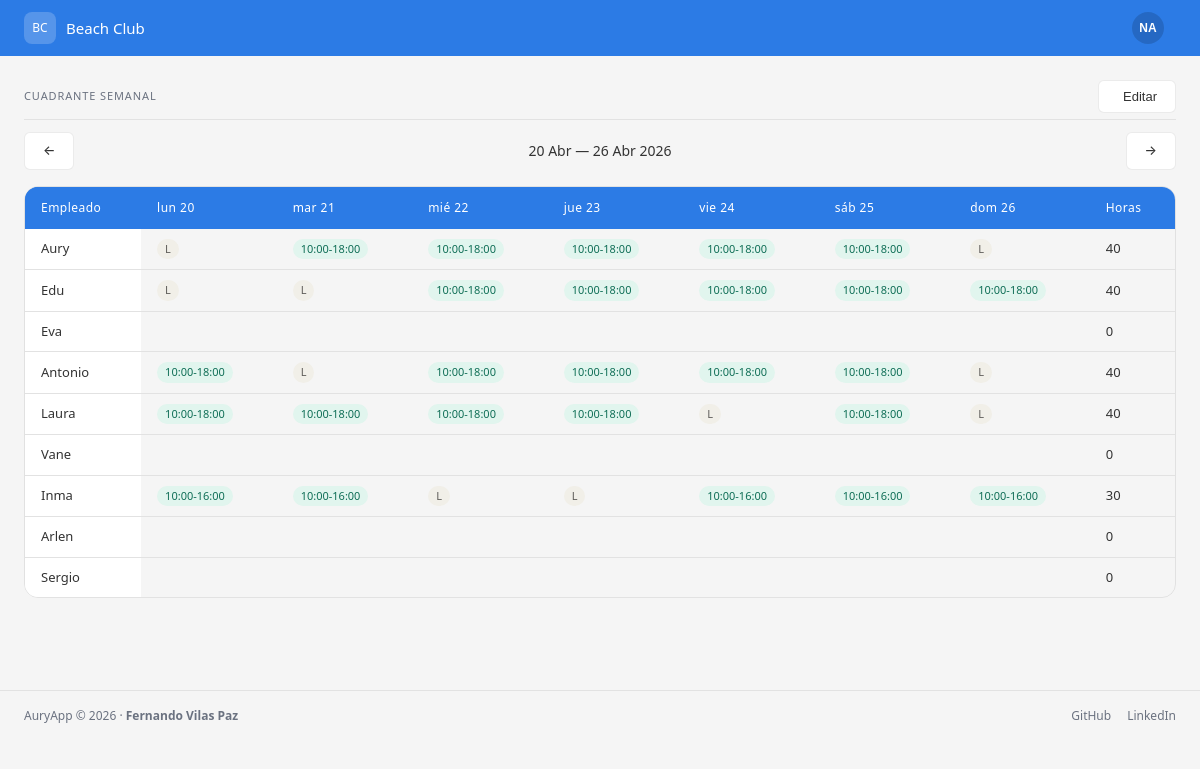
Page /personal/cuadrante/ (signed in) on the committed database.
### personal/models.py (models this page shows, shortened)
class Empleado(models.Model):
    CONTRATO_CHOICES = [
        ('indefinido', 'Indefinido'),
        ('temporal', 'Temporal'),
        ('fijo_discontinuo', 'Fijo discontinuo'),
        ('obra_servicio', 'Obra y servicio'),
        ('practicas', 'Prácticas'),
    ]
    ROL_CHOICES = [
        ('maitre', 'Maître'),
        ('segundo_maitre', 'Segundo Maître'),
        ('jefe_sector', 'Jefe de sector'),
        ('camarero', 'Camarero'),
        ('ayudante_camarero', 'Ayudante de camarero'),
    ]
    nombre = models.CharField(max_length=100)
    apellidos = models.CharField(max_length=100, blank=True)
    rol = models.CharField(max_length=20, choices=ROL_CHOICES)
    telefono = models.CharField(max_length=20, blank=True)
    email = models.EmailField(blank=True)
    fecha_nacimiento = models.DateField(null=True, blank=True)
    activo = models.BooleanField(default=True)
    posicion = models.PositiveIntegerField(default=0)
    tipo_contrato = models.CharField(max_length=20, choices=CONTRATO_CHOICES, blank=True)
    fecha_vencimiento = models.DateField(null=True, blank=True)
    class Meta:
        verbose_name = 'Empleado'
        verbose_name_plural = 'Empleados'
        ordering = ['posicion', 'nombre']

class Turno(models.Model):
    ESTADO_CHOICES = [
        ('trabajo', 'Trabajo'),
        ('libre', 'Día libre'),
        ('inamovible', 'Inamovible'),
        ('vacaciones', 'Vacaciones'),
        ('libre_vacaciones', 'Libre vacaciones'),
        ('finde_largo', 'Finde largo'),
        ('baja', 'Baja'),
    ]
    empleado = models.ForeignKey(Empleado, on_delete=models.CASCADE, related_name='turnos')
    fecha = models.DateField()
    hora_inicio = models.TimeField(null=True, blank=True)
    hora_fin = models.TimeField(null=True, blank=True)
    horas = models.PositiveIntegerField(default=0)
    estado = models.CharField(max_length=20, choices=ESTADO_CHOICES, default='trabajo')
    espacio = models.ForeignKey(Espacio, on_delete=models.SET_NULL, null=True, blank=True, related_name='turnos')
    class Meta:
        verbose_name = 'Turno'
        verbose_name_plural = 'Turnos'
        ordering = ['fecha', 'empleado']

### personal/views.py (the view)
# urls.py: path('cuadrante/', views.cuadrante, name='cuadrante'),
@login_required(login_url='/login/')
def cuadrante(request):
    semana_param = request.GET.get('semana')
    if semana_param:
        try:
            año, mes, dia = semana_param.split('-')
            hoy = date(int(año), int(mes), int(dia))
        except:
            hoy = timezone.now().date()
    else:
        hoy = timezone.now().date()
    lunes = hoy - timedelta(days=hoy.weekday())
    domingo = lunes + timedelta(days=6)
    dias = [lunes + timedelta(days=i) for i in range(7)]
    semana_anterior = (lunes - timedelta(days=7)).strftime('%Y-%m-%d')
    semana_siguiente = (lunes + timedelta(days=7)).strftime('%Y-%m-%d')
    empleados = Empleado.objects.filter(activo=True).order_by('posicion', 'nombre')
    turnos = Turno.objects.filter(
        fecha__gte=lunes,
        fecha__lte=domingo
    ).select_related('empleado')
    turno_map = {}
    for turno in turnos:
        turno_map[(turno.empleado.id, turno.fecha)] = turno
    rows = []
    for empleado in empleados:
        cells = []
        horas_total = 0
        for dia in dias:
            turno = turno_map.get((empleado.id, dia))
            if turno and turno.estado == 'trabajo':
                horas_total += turno.horas
            cells.append({'dia': dia, 'turno': turno})
        rows.append({'empleado': empleado, 'cells': cells, 'horas_total': horas_total})
    ids_con_turno = {t.empleado.id for t in turnos}
    empleados_disponibles = [e for e in empleados if e.id not in ids_con_turno]
    context = {
        'dias': dias,
        'rows': rows,
        'lunes': lunes,
        'domingo': domingo,
        'semana_anterior': semana_anterior,
        'semana_siguiente': semana_siguiente,
        'estados': Turno.ESTADO_CHOICES,
        'empleados_disponibles': empleados_disponibles,
        'todos_empleados': empleados,
    }
    return render(request, 'personal/cuadrante.html', context)

### personal/templates/personal/cuadrante.html (shortened to what this page needs)
{% extends 'core/base.html' %}
{% load static %}
{% block content %}
<div class="bc-section">
  <div class="bc-section-header">
    <span class="bc-section-header-title">Cuadrante semanal</span>
    <div class="bc-flex bc-gap-8">
      <button id="btn-edit-mode" class="bc-btn bc-btn-secondary">
         Editar
      </button>
    </div>
  </div>
  <div class="bc-section-nav">
    <a href="?semana={{ semana_anterior }}" class="bc-btn bc-btn-secondary">&#8592;</a>
    <span class="bc-section-nav-title">{{ lunes|date:"d M" }} — {{ domingo|date:"d M Y" }}</span>
    <a href="?semana={{ semana_siguiente }}" class="bc-btn bc-btn-secondary">&#8594;</a>
  </div>
  <div class="bc-table-wrapper">
    <table class="bc-table" id="cuadrante-table">
      <thead>
        <tr>
          <th>Empleado</th>
          {% for dia in dias %}
          <th>{{ dia|date:"D d" }}</th>
          {% endfor %}
          <th>Horas</th>
        </tr>
      </thead>
      <tbody>
        {% for row in rows %}
        <tr>
          <td class="bc-table-name">{{ row.empleado.nombre }}</td>
          {% for cell in row.cells %}
          <td class="editable"
              data-empleado="{{ row.empleado.id }}"
              data-nombre="{{ row.empleado.nombre }}"
              data-fecha="{{ cell.dia|date:'Y-m-d' }}"
              data-fecha-display="{{ cell.dia|date:'D d M' }}"
              {% if cell.turno %}
              data-turno-id="{{ cell.turno.pk }}"
              data-estado="{{ cell.turno.estado }}"
              data-hora-inicio="{{ cell.turno.hora_inicio|time:'H:i' }}"
              data-hora-fin="{{ cell.turno.hora_fin|time:'H:i' }}"
              data-horas="{{ cell.turno.horas }}"
              {% endif %}>
            {% if cell.turno %}
              {% if cell.turno.estado == 'trabajo' %}
                <span class="bc-badge bc-badge-green">{{ cell.turno.hora_inicio|time:"H:i" }}-{{ cell.turno.hora_fin|time:"H:i" }}</span>
              {% elif cell.turno.estado == 'libre' %}
                <span class="bc-badge bc-badge-gray">L</span>
              {% elif cell.turno.estado == 'vacaciones' %}
                <span class="bc-badge bc-badge-amber">V</span>
              {% elif cell.turno.estado == 'inamovible' %}
                <span class="bc-badge bc-badge-red">LI</span>
              {% elif cell.turno.estado == 'libre_vacaciones' %}
                <span class="bc-badge bc-badge-blue">LV</span>
              {% elif cell.turno.estado == 'finde_largo' %}
                <span class="bc-badge bc-badge-blue">FL</span>
              {% elif cell.turno.estado == 'baja' %}
                <span class="bc-badge bc-badge-red">B</span>
              {% endif %}
            {% endif %}
          </td>
          {% endfor %}
          <td id="horas-{{ row.empleado.id }}">{{ row.horas_total }}</td>
        </tr>
        {% endfor %}
      </tbody>
    </table>
  </div>
</div>
{% endblock %}

### core/templates/core/base.html (shortened to what this page needs)
{% load static %}
<!DOCTYPE html>
<html lang="es">
<head>
  <link rel="stylesheet" href="https://cdn.jsdelivr.net/npm/@tabler/icons-webfont@2.47.0/tabler-icons.min.css">
  <link rel="stylesheet" href="{% static 'css/main.css' %}">
</head>
<body>
  <nav class="bc-navbar">
    <a href="/" class="bc-navbar-brand">
      <div class="bc-navbar-avatar">BC</div>
      <span class="bc-navbar-brand-text">Beach Club</span>
    </a>
    <div class="bc-navbar-right">
      <div class="bc-user-menu" id="bc-user-menu">
      <button class="bc-user-menu-btn" id="bc-user-menu-btn" type="button">
        <div class="bc-navbar-user">
          {% if request.user.first_name %}{{ request.user.first_name|slice:":1"|upper }}{{ request.user.last_name|slice:":1"|upper }}{% else %}{{ request.user.username|slice:":2"|upper }}{% endif %}
        </div>
      </button>
    </div>
    </div>
  </nav>
  <main class="bc-page">
    {% block content %}{% endblock %}
  </main>
  <footer class="bc-footer">
    <span>AuryApp &copy; 2026 · <strong>Fernando Vilas Paz</strong></span>
    <div class="bc-footer-links">
      <a href="https://github.com/fvilpaz" target="_blank" rel="noopener" class="bc-footer-link">
         GitHub
      </a>
      <a href="https://www.linkedin.com/in/fernando-vilas-paz-1626901a9" target="_blank" rel="noopener" class="bc-footer-link">
         LinkedIn
      </a>
    </div>
  </footer>
</body>
</html>

### rows in the picture
Empleado: empleado.nombre "Aury", horas_total "40"
Turno: estado "L"
Turno: turno.hora_inicio "10:00", turno.hora_fin "18:00"
Turno: turno.hora_inicio "10:00", turno.hora_fin "18:00"
Turno: turno.hora_inicio "10:00", turno.hora_fin "18:00"
Turno: turno.hora_inicio "10:00", turno.hora_fin "18:00"
Turno: turno.hora_inicio "10:00", turno.hora_fin "18:00"
Turno: estado "L"
Empleado: empleado.nombre "Edu", horas_total "40"
Turno: estado "L"
Turno: estado "L"
Turno: turno.hora_inicio "10:00", turno.hora_fin "18:00"
Turno: turno.hora_inicio "10:00", turno.hora_fin "18:00"
Turno: turno.hora_inicio "10:00", turno.hora_fin "18:00"
Turno: turno.hora_inicio "10:00", turno.hora_fin "18:00"
Turno: turno.hora_inicio "10:00", turno.hora_fin "18:00"
Empleado: empleado.nombre "Eva", horas_total "0"
Empleado: empleado.nombre "Antonio", horas_total "40"
Turno: turno.hora_inicio "10:00", turno.hora_fin "18:00"
Turno: estado "L"
Turno: turno.hora_inicio "10:00", turno.hora_fin "18:00"
Turno: turno.hora_inicio "10:00", turno.hora_fin "18:00"
Turno: turno.hora_inicio "10:00", turno.hora_fin "18:00"
Turno: turno.hora_inicio "10:00", turno.hora_fin "18:00"
Turno: estado "L"
Empleado: empleado.nombre "Laura", horas_total "40"
Turno: turno.hora_inicio "10:00", turno.hora_fin "18:00"
Turno: turno.hora_inicio "10:00", turno.hora_fin "18:00"
Turno: turno.hora_inicio "10:00", turno.hora_fin "18:00"
Turno: turno.hora_inicio "10:00", turno.hora_fin "18:00"
Turno: estado "L"
Turno: turno.hora_inicio "10:00", turno.hora_fin "18:00"
Turno: estado "L"
Empleado: empleado.nombre "Vane", horas_total "0"
Empleado: empleado.nombre "Inma", horas_total "30"
Turno: turno.hora_inicio "10:00", turno.hora_fin "16:00"
Turno: turno.hora_inicio "10:00", turno.hora_fin "16:00"
Turno: estado "L"
Turno: estado "L"
Turno: turno.hora_inicio "10:00", turno.hora_fin "16:00"
Turno: turno.hora_inicio "10:00", turno.hora_fin "16:00"
Turno: turno.hora_inicio "10:00", turno.hora_fin "16:00"
Empleado: empleado.nombre "Arlen", horas_total "0"
Empleado: empleado.nombre "Sergio", horas_total "0"

### other values in the picture
{{ request.user.username|slice:":2"|upper }} "NA"
{{ lunes|date:"d M" }} "20 Abr"
{{ domingo|date:"d M Y" }} "26 Abr 2026"
{{ dia|date:"D d" }} "lun 20" "mar 21" "mié 22" "jue 23" "vie 24" "sáb 25" "dom 26"
